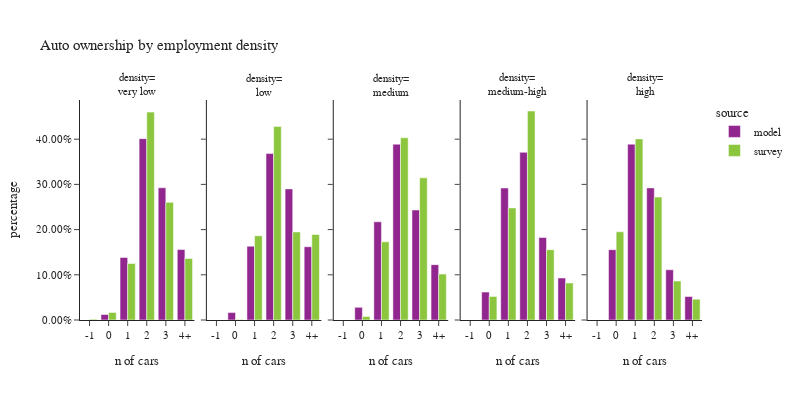

The cell this chart's notebook holds for it:
### Code cell
plot_auto(hh.dropna(subset=['emp_density_group']),'emp_density_group','employment density','density')

### Figure 1 — Plotly figure (JSON) as saved in the notebook; plotly's stock layout.template omitted (floating-point values rounded to 4 significant figures)
{"data": [{"alignmentgroup": "True", "customdata": [[0], [6912], [78621], [228144], [166321], [88613]], "hovertemplate": "source=model<br>emp_density_group=very low<br>auto_ownership_simple=%{x}<br>percentage=%{y}<br>sample count=%{customdata[0]}<extra></extra>", "legendgroup": "model", "marker": {"color": "#91268F", "pattern": {"shape": ""}}, "name": "model", "offsetgroup": "model", "orientation": "v", "showlegend": true, "textposition": "auto", "type": "bar", "x": ["-1", "0", "1", "2", "3", "4+"], "xaxis": "x", "y": [0, 0.01216, 0.1383, 0.4012, 0.2925, 0.1558], "yaxis": "y"}, {"alignmentgroup": "True", "customdata": [[0], [4024], [40084], [90494], [71237], [39793]], "hovertemplate": "source=model<br>emp_density_group=low<br>auto_ownership_simple=%{x}<br>percentage=%{y}<br>sample count=%{customdata[0]}<extra></extra>", "legendgroup": "model", "marker": {"color": "#91268F", "pattern": {"shape": ""}}, "name": "model", "offsetgroup": "model", "orientation": "v", "showlegend": false, "textposition": "auto", "type": "bar", "x": ["-1", "0", "1", "2", "3", "4+"], "xaxis": "x2", "y": [0, 0.01638, 0.1632, 0.3684, 0.29, 0.162], "yaxis": "y2"}, {"alignmentgroup": "True", "customdata": [[0], [22758], [176823], [316641], [198120], [99711]], "hovertemplate": "source=model<br>emp_density_group=medium<br>auto_ownership_simple=%{x}<br>percentage=%{y}<br>sample count=%{customdata[0]}<extra></extra>", "legendgroup": "model", "marker": {"color": "#91268F", "pattern": {"shape": ""}}, "name": "model", "offsetgroup": "model", "orientation": "v", "showlegend": false, "textposition": "auto", "type": "bar", "x": ["-1", "0", "1", "2", "3", "4+"], "xaxis": "x3", "y": [0, 0.02796, 0.2172, 0.389, 0.2434, 0.1225], "yaxis": "y3"}, {"alignmentgroup": "True", "customdata": [[0], [50205], [237781], [302021], [148487], [75657]], "hovertemplate": "source=model<br>emp_density_group=medium-high<br>auto_ownership_simple=%{x}<br>percentage=%{y}<br>sample count=%{customdata[0]}<extra></extra>", "legendgroup": "model", "marker": {"color": "#91268F", "pattern": {"shape": ""}}, "name": "model", "offsetgroup": "model", "orientation": "v", "showlegend": false, "textposition": "auto", "type": "bar", "x": ["-1", "0", "1", "2", "3", "4+"], "xaxis": "x4", "y": [0, 0.06167, 0.2921, 0.371, 0.1824, 0.09293], "yaxis": "y4"}, {"alignmentgroup": "True", "customdata": [[0], [126687], [316746], [237941], [90503], [42241]], "hovertemplate": "source=model<br>emp_density_group=high<br>auto_ownership_simple=%{x}<br>percentage=%{y}<br>sample count=%{customdata[0]}<extra></extra>", "legendgroup": "model", "marker": {"color": "#91268F", "pattern": {"shape": ""}}, "name": "model", "offsetgroup": "model", "orientation": "v", "showlegend": false, "textposition": "auto", "type": "bar", "x": ["-1", "0", "1", "2", "3", "4+"], "xaxis": "x5", "y": [0, 0.1556, 0.3891, 0.2923, 0.1112, 0.05189], "yaxis": "y5"}, {"alignmentgroup": "True", "customdata": [[10], [90], [1978], [3391], [1312], [434]], "hovertemplate": "source=survey<br>emp_density_group=very low<br>auto_ownership_simple=%{x}<br>percentage=%{y}<br>sample count=%{customdata[0]}<extra></extra>", "legendgroup": "survey", "marker": {"color": "#8CC63E", "pattern": {"shape": ""}}, "name": "survey", "offsetgroup": "survey", "orientation": "v", "showlegend": true, "textposition": "auto", "type": "bar", "x": ["-1", "0", "1", "2", "3", "4+"], "xaxis": "x", "y": [0.001717, 0.01683, 0.1251, 0.4599, 0.2603, 0.1363], "yaxis": "y"}, {"alignmentgroup": "True", "customdata": [[0], [23], [777], [1780], [695], [426]], "hovertemplate": "source=survey<br>emp_density_group=low<br>auto_ownership_simple=%{x}<br>percentage=%{y}<br>sample count=%{customdata[0]}<extra></extra>", "legendgroup": "survey", "marker": {"color": "#8CC63E", "pattern": {"shape": ""}}, "name": "survey", "offsetgroup": "survey", "orientation": "v", "showlegend": false, "textposition": "auto", "type": "bar", "x": ["-1", "0", "1", "2", "3", "4+"], "xaxis": "x2", "y": [0, 0.001334, 0.1864, 0.4283, 0.1948, 0.1892], "yaxis": "y2"}, {"alignmentgroup": "True", "customdata": [[0], [126], [2955], [4540], [1797], [624]], "hovertemplate": "source=survey<br>emp_density_group=medium<br>auto_ownership_simple=%{x}<br>percentage=%{y}<br>sample count=%{customdata[0]}<extra></extra>", "legendgroup": "survey", "marker": {"color": "#8CC63E", "pattern": {"shape": ""}}, "name": "survey", "offsetgroup": "survey", "orientation": "v", "showlegend": false, "textposition": "auto", "type": "bar", "x": ["-1", "0", "1", "2", "3", "4+"], "xaxis": "x3", "y": [0, 0.007715, 0.173, 0.4032, 0.3145, 0.1016], "yaxis": "y3"}, {"alignmentgroup": "True", "customdata": [[0], [608], [5651], [5327], [1071], [547]], "hovertemplate": "source=survey<br>emp_density_group=medium-high<br>auto_ownership_simple=%{x}<br>percentage=%{y}<br>sample count=%{customdata[0]}<extra></extra>", "legendgroup": "survey", "marker": {"color": "#8CC63E", "pattern": {"shape": ""}}, "name": "survey", "offsetgroup": "survey", "orientation": "v", "showlegend": false, "textposition": "auto", "type": "bar", "x": ["-1", "0", "1", "2", "3", "4+"], "xaxis": "x4", "y": [0, 0.05223, 0.248, 0.4623, 0.1556, 0.08179], "yaxis": "y4"}, {"alignmentgroup": "True", "customdata": [[0], [5098], [12537], [4641], [912], [331]], "hovertemplate": "source=survey<br>emp_density_group=high<br>auto_ownership_simple=%{x}<br>percentage=%{y}<br>sample count=%{customdata[0]}<extra></extra>", "legendgroup": "survey", "marker": {"color": "#8CC63E", "pattern": {"shape": ""}}, "name": "survey", "offsetgroup": "survey", "orientation": "v", "showlegend": false, "textposition": "auto", "type": "bar", "x": ["-1", "0", "1", "2", "3", "4+"], "xaxis": "x5", "y": [0, 0.1951, 0.4007, 0.2719, 0.08628, 0.04608], "yaxis": "y5"}], "layout": {"annotations": [{"font": {}, "showarrow": false, "text": "density=<br>very low", "x": 0.092, "xanchor": "center", "xref": "paper", "y": 1, "yanchor": "bottom", "yref": "paper"}, {"font": {}, "showarrow": false, "text": "density=<br>low", "x": 0.296, "xanchor": "center", "xref": "paper", "y": 1, "yanchor": "bottom", "yref": "paper"}, {"font": {}, "showarrow": false, "text": "density=<br>medium", "x": 0.5, "xanchor": "center", "xref": "paper", "y": 1, "yanchor": "bottom", "yref": "paper"}, {"font": {}, "showarrow": false, "text": "density=<br>medium-high", "x": 0.704, "xanchor": "center", "xref": "paper", "y": 1, "yanchor": "bottom", "yref": "paper"}, {"font": {}, "showarrow": false, "text": "density=<br>high", "x": 0.908, "xanchor": "center", "xref": "paper", "y": 1, "yanchor": "bottom", "yref": "paper"}], "barmode": "group", "font": {"size": 11}, "height": 400, "legend": {"title": {"text": "source"}, "tracegroupgap": 0}, "title": {"text": "Auto ownership by employment density"}, "width": 800, "xaxis": {"anchor": "y", "domain": [0, 0.184], "title": {"text": "n of cars"}}, "xaxis2": {"anchor": "y2", "domain": [0.204, 0.388], "matches": "x", "title": {"text": "n of cars"}}, "xaxis3": {"anchor": "y3", "domain": [0.408, 0.592], "matches": "x", "title": {"text": "n of cars"}}, "xaxis4": {"anchor": "y4", "domain": [0.612, 0.796], "matches": "x", "title": {"text": "n of cars"}}, "xaxis5": {"anchor": "y5", "domain": [0.816, 1], "matches": "x", "title": {"text": "n of cars"}}, "yaxis": {"anchor": "x", "domain": [0, 1], "tickformat": ".2%", "title": {"text": "percentage"}}, "yaxis2": {"anchor": "x2", "domain": [0, 1], "matches": "y", "showticklabels": false, "tickformat": ".2%"}, "yaxis3": {"anchor": "x3", "domain": [0, 1], "matches": "y", "showticklabels": false, "tickformat": ".2%"}, "yaxis4": {"anchor": "x4", "domain": [0, 1], "matches": "y", "showticklabels": false, "tickformat": ".2%"}, "yaxis5": {"anchor": "x5", "domain": [0, 1], "matches": "y", "showticklabels": false, "tickformat": ".2%"}}}
